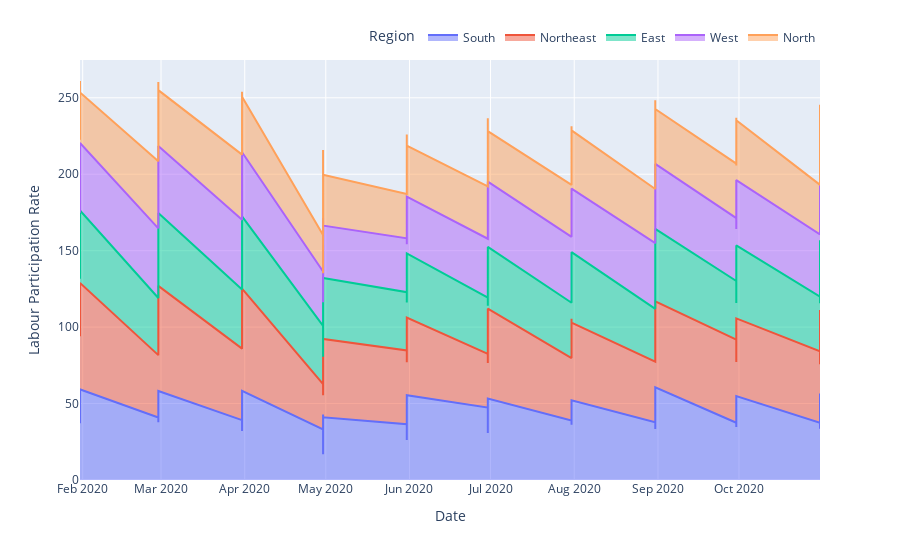

Here is the notebook cell this chart was saved with:
### Code cell
fig = px.area(
    df,
    x='Date',
    y='Estimated Labour Participation Rate',
    color='Region',
    labels={'Estimated Labour Participation Rate': 'Labour Participation Rate'},
    category_orders={'Region': df['Region'].unique()}  # Preserve the order of regions
)

fig.update_layout(
    xaxis_title='Date',
    yaxis_title='Labour Participation Rate',
    legend_title='Region',
    legend=dict(orientation="h", yanchor="bottom", y=1.02, xanchor="right", x=1),
)

fig.show()
